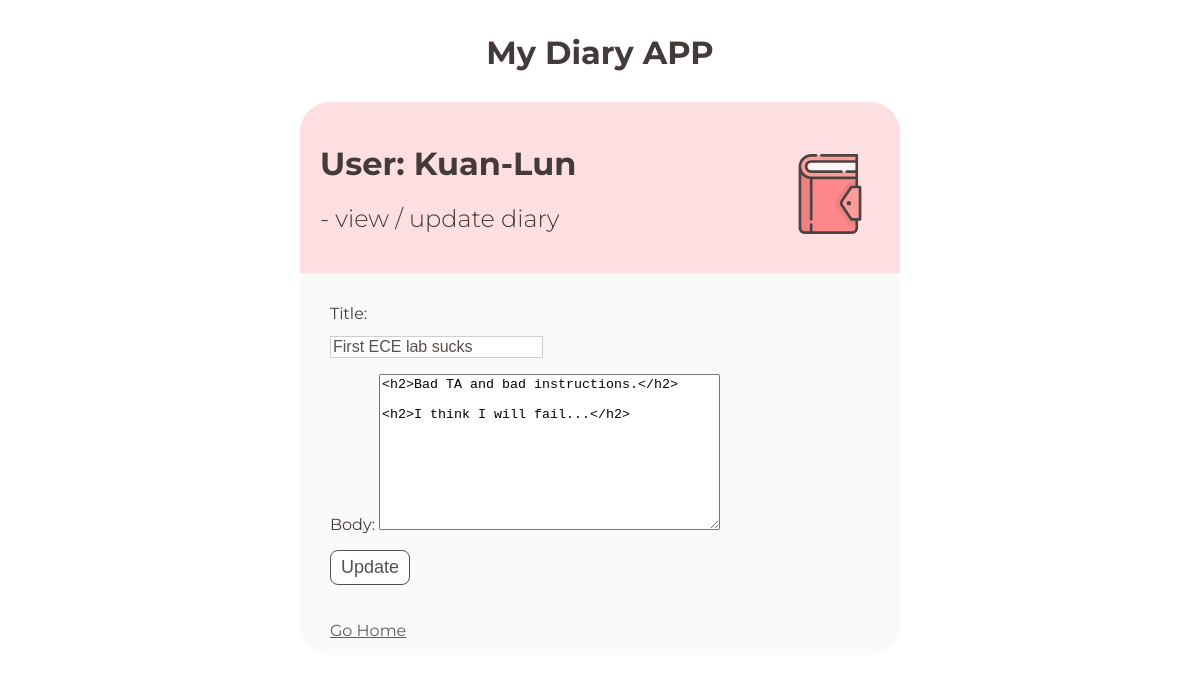
Screenshot of /update/1 (signed in) with the database file from the repository.
### main/models.py (models this page shows, shortened)
class Diary(models.Model):
    user = models.ForeignKey(User, on_delete = models.CASCADE, null = True, blank = True)
    title = models.CharField(max_length = 128)
    body = RichTextField(blank = True, null = True)
    created = models.CharField(default = timezone.now, max_length = 128)
    class Meta:
        ordering = ['-created']

### main/views.py (the view, shortened to what this page needs)
# urls.py: path("update/<int:current_id>", views.update, name = "update"),
def update(request, current_id):
    if not request.user.is_authenticated:
        return redirect(reverse_lazy("main:signin"))
    diary = Diary.objects.get(id = current_id, user = request.user)
    form = DiaryForm(instance = diary)
    if form.is_valid():
        form.save()
    return render(request, "main/update.html", {
        "diary" : diary,
        "form" : form,
    })

### main/forms.py
class DiaryForm(forms.ModelForm):
    class Meta:
        model = Diary
        fields = ["title", "body"]

### main/templates/main/update.html (shortened to what this page needs)
{% load static %}
<!DOCTYPE html>
<html>
<head>
    <link href="{% static 'main/style.css' %}" rel="stylesheet">
</head>
<body>
    <div class="nav-container">
        <h1>
            My Diary APP
        </h1>
    </div>
    <div class="main-container">
        <div class="head-container">
            <h1>
                <img src="{% static 'images/favicon.svg' %}" class="main-icon">
                User: {{ request.user.username }}
            </h1>
            <h2>
                 -  view / update diary
            </h2>
        </div>
        <div class="diary-container">
            <form method="post">
                {{ form.as_p }}
                <button type="submit" class="submit-button">Update</button>
                <br><br><br>
                <a href="{% url 'main:index' %}">Go Home</a>
            </form>
        </div>
    </div>
</body>
</html>

### main/static/main/style.css (style rules this page uses)
.nav-container { margin: 10px auto; padding-top: 2px; max-width: 600px; text-align: center; color: #423b39; }
.main-container { margin: 30px auto; max-width: 600px; color: #423b39; }
.main-icon { max-height: 80px; margin: 10px; float: right; opacity: 0.7; }
.head-container { background-color: #FEDFE1; padding: 20px; border-radius: 30px 30px 0px 0px; }
.diary-container { background-color: #FAFAFA; padding: 15px 30px 15px 30px; border-radius: 0px 0px 30px 30px; }
.submit-button { outline: none; border-style: solid; border-radius: 8px; border-width: 1.5px; background-color: white; color: #574f4c; border-color: #574f4c; height: 35px; width: 80px; font-size: 18px; }
#id_title { outline: none; border-style: solid; border-width: 1.4px; display: block; color: #574f4c; border-color: #cecece; margin-top: 13px; font-size: 16px; }
label { font-family: 'Montserrat'; font-size: 16px; }
a { font-family: 'Montserrat'; color: #645b58; margin-right: 25px; }
h1 { font-family: 'Montserrat'; }
h2 { font-family: 'Montserrat'; font-weight: 300; }

### rows the page displays
Diary: title "First ECE lab sucks", body "<h2>Bad TA and bad instructions.</h2> <h2>I think I will fail...</h2>"

### other values shown
{{ request.user.username }} "Kuan-Lun"
